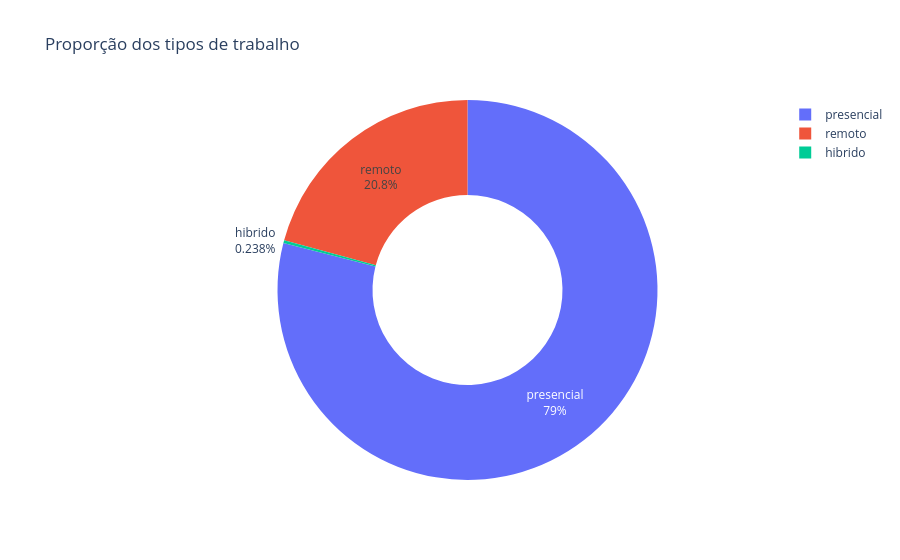

Notebook source saved alongside this figure:
### Code cell
remoto_contagem = df_limpo['remoto'].value_counts().reset_index()
remoto_contagem.columns = ['tipo_trabalho', 'quantidade']

fig = px.pie(remoto_contagem,
             names='tipo_trabalho',
             values='quantidade',
             title='Proporção dos tipos de trabalho',
             hole=0.5
          )
fig.update_traces(textinfo='percent+label')
fig.show()

### Figure 1 — Plotly figure (JSON) as saved in the notebook; plotly's stock layout.template omitted (floating-point values rounded to 4 significant figures)
{"data": [{"domain": {"x": [0, 1], "y": [0, 1]}, "hole": 0.5, "hovertemplate": "tipo_trabalho=%{label}<br>quantidade=%{value}<extra></extra>", "labels": ["presencial", "remoto", "hibrido"], "legendgroup": "", "name": "", "showlegend": true, "textinfo": "percent+label", "type": "pie", "values": [105305, 27716, 318]}], "layout": {"legend": {"tracegroupgap": 0}, "title": {"text": "Proporção dos tipos de trabalho"}}}
